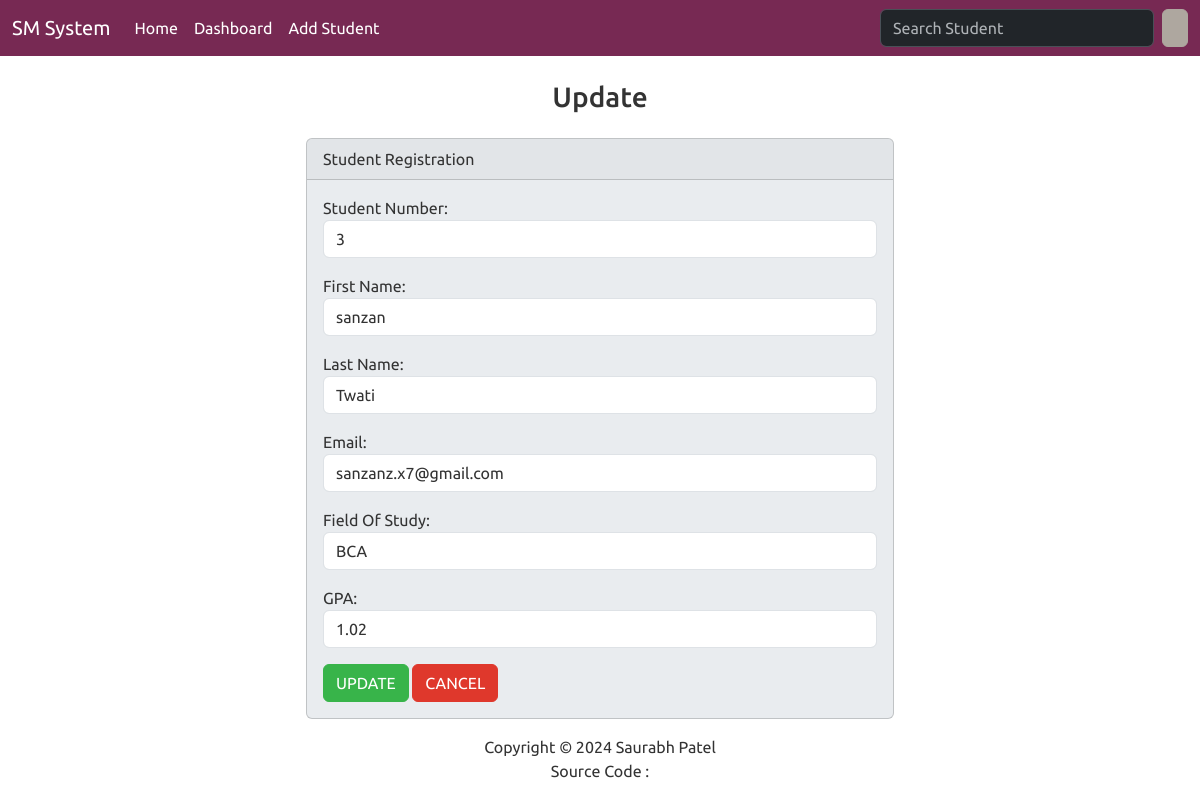
The page /edit/3/ on the database its author committed.
### students/models.py (models this page shows, shortened)
class Student(models.Model):
    student_number = models.PositiveIntegerField()
    first_name = models.CharField(max_length=50)
    last_name = models.CharField(max_length=50)
    email = models.EmailField(max_length=100)
    field_of_study = models.CharField(max_length=50)
    gpa = models.FloatField()

### students/views.py (the view)
# urls.py: path('edit/<int:id>/' ,views.edit, name="edit"),
def edit(request , id):
    if request.method == 'POST':
        student= Student.objects.get(pk=id)
        form = studentForm(request.POST , instance=student)
        if form.is_valid():
            form.save()
            return render(request , 'students/edit.html', {
                'form' : form,
                'success': True
            })
    else:
        student = Student.objects.get(pk=id)
        form = studentForm(instance=student)
    return render(request , 'students/edit.html', {
        'form':form
    })

### students/forms.py
class studentForm(forms.ModelForm):
    class Meta:
        model = Student
        fields =[ 'student_number' , 'first_name' , 'last_name' , 'email' , 'field_of_study' , 'gpa']
        labels ={
             'student_number' : 'Student Number',
             'first_name' : 'First Name',
             'last_name' : 'Last Name',
             'email' : 'Email',
             'field_of_study' : 'Field Of Study',
             'gpa' : 'GPA'
        }
        widgets={
            'student_number' : forms.NumberInput(attrs={'class': 'form-control'}),
            'first_name' : forms.TextInput(attrs={'class': 'form-control'}),
            'last_name' : forms.TextInput(attrs={'class': 'form-control'}),
            'email': forms.EmailInput(attrs={'class': 'form-control'}) ,
            'field_of_study': forms.TextInput(attrs={'class': 'form-control'}) ,
            'gpa': forms.NumberInput(attrs={'class': 'form-control'}),
        }

### students/templates/students/edit.html (shortened to what this page needs)
{% extends "students/base.html" %}
{% block body %}
<h3 class="text-center m-4">Update {{student.first_name}}</h3>
{% if success %}
<div class="alert alert-dismissible alert-success m-3" bis_skin_checked="1">
    <button type="button" class="btn-close" data-bs-dismiss="alert"></button>
    <strong>The new student updated sucessfully </strong>
  </div>
  <a type="button" class="btn btn-primary m-3" href="{% url 'index'%}">Go to homepage</a>
{% else %}
<div class="row justify-content-center">
    <div class="col-6">
        <div class="card bg-light mb-3" bis_skin_checked="1">
            <div class="card-header" bis_skin_checked="1">Student Registration</div>
            <div class="card-body" bis_skin_checked="1">
                <form action="" method="POST">
                    {{ form.as_p }}
                    <button type="submit" class="btn btn-success">UPDATE</button>
                    <a href="{%url 'index'%}" class="btn btn-danger">CANCEL</a>
                </form>
            </div>
          </div>
    </div>
</div>
{% endif %}
{% endblock body %}

### rows shown on the page
Student: student_number "3", first_name "sanzan", last_name "Twati", email "sanzanz.x7@gmail.com", field_of_study "BCA", gpa "1.02"
